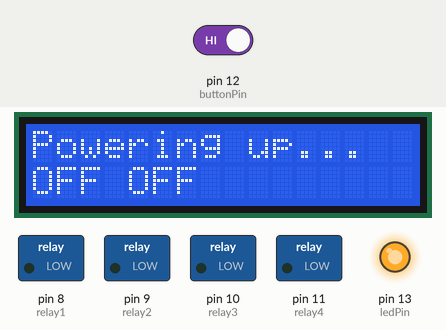
Simulated run of this sketch. Board: Arduino Uno, built with avr-gcc and run on an emulated ATmega328P. Shown: 16×2 character LCD, switched loads named in the sketch (green lamp = pin HIGH), output pins drawn as LEDs (lit = HIGH). The inputs (shaded band) are chosen by the test bench; at power-on: pin 12 (buttonPin) HIGH.

Above: at 2.1 s.
At 5.6 s:
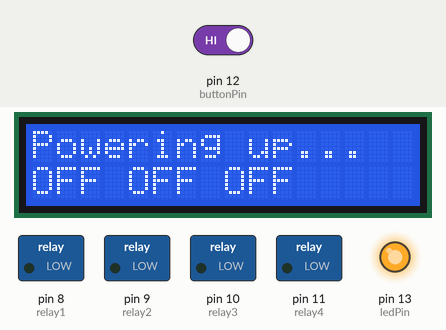
5.7 s: pin 12 (buttonPin) driven HIGH
7.5 s: pin 12 (buttonPin) driven LOW
At 8.9 s:
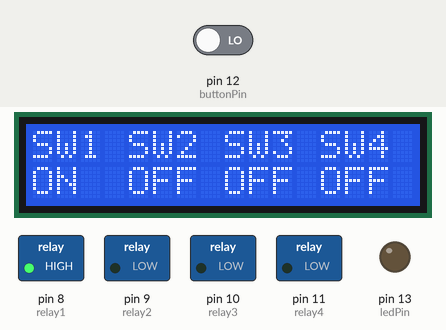
13.5 s: pin 12 (buttonPin) driven HIGH
At 14.4 s:
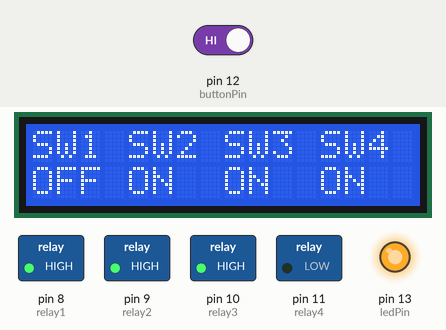
Timing chart, 0 to 20.1 s (numbered marks = the images above; inputs shaded):
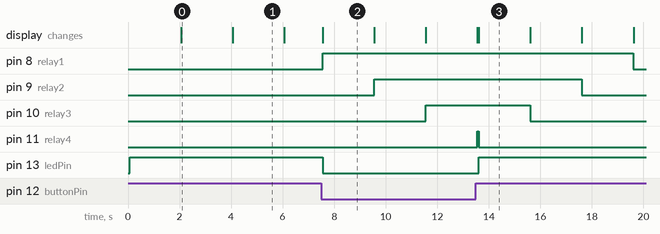

Measured:
- after the input at 7.5 s, pin 8 (relay1): LOW → HIGH after 0.06 s; pin 9 (relay2): LOW → HIGH after 2.1 s; pin 10 (relay3): LOW → HIGH after 4.1 s; pin 13 (ledPin): HIGH → LOW after 0.05 s; the display: changes after 0.06 s (image 2)
- after the input at 13.5 s, pin 8 (relay1): HIGH → LOW after 6.1 s; pin 9 (relay2): HIGH → LOW after 4.1 s; pin 10 (relay3): HIGH → LOW after 2.1 s; pin 13 (ledPin): LOW → HIGH after 0.11 s; the display: first differs from a run without the input after 0.11 s (image 3)
- what the display in image 0 shows lasts 2.0 s, from 2.1 s to 4.1 s

The sketch:

Relay_timmed_with_switch_w_LCD.ino
```cpp
#include <LiquidCrystal.h>

LiquidCrystal lcd(7, 6, 5, 4, 3, 2); // initialize the library with the numbers of the interface pins

const int buttonPin = 12;    // the number of the pushbutton pin
const int ledPin = 13;      // the number of the LED pin
const int relayDelay= 2000; // time to delay between relay startup and shutdown
int relay1 = 8; //relay1 is power-on, Trigger signal-high level is valuable;
int relay2 = 9; // relay2 is power-on, Trigger signal-high level is valuable;
int relay3 = 10;
int relay4 = 11;


// Variables will change:
int ledState = digitalRead(ledPin);         // the current state of the output pin
int buttonState;             // the current reading from the input pin
int lastButtonState = digitalRead(buttonPin);   // the previous reading from the input pin

// the following variables are long's because the time, measured in miliseconds,
// will quickly become a bigger number than can be stored in an int.
long lastDebounceTime = 0;  // the last time the output pin was toggled
long debounceDelay = 50;    // the debounce time; increase if the output flickers

void setup() {
  pinMode(buttonPin, INPUT);
  pinMode(ledPin, OUTPUT);

  pinMode(relay1,OUTPUT); // Define port attributes as output；
  pinMode(relay2,OUTPUT);
  pinMode(relay3,OUTPUT);
  pinMode(relay4,OUTPUT);
  lcd.begin(16, 2);
  // Print a message to the LCD.
  lcd.print("Powering up...");
  // set initial LED state

  digitalWrite(ledPin, ledState);

}

void loop() {
  // read the state of the switch into a local variable:
  int reading = digitalRead(buttonPin);

  // check to see if you just pressed the button
  // (i.e. the input went from LOW to HIGH),  and you've waited
  // long enough since the last press to ignore any noise:

  // If the switch changed, due to noise or pressing:
  if (reading != lastButtonState) {
    // reset the debouncing timer
    lastDebounceTime = millis();
  }

  if ((millis() - lastDebounceTime) > debounceDelay) {
    // whatever the reading is at, it's been there for longer
    // than the debounce delay, so take it as the actual current state:

    // if the button state has changed:
    if (reading != buttonState) {
      buttonState = reading;

     if (buttonState == HIGH) {
        ledState = !ledState;
         digitalWrite(ledPin, ledState);
         lcd.setCursor(0, 1);

        digitalWrite(relay4,LOW);
        if(digitalRead(relay4) == LOW){
           lcd.write("OFF");
           lcd.setCursor(4, 1);
         }
         delay(relayDelay);

        digitalWrite(relay3,LOW);
        if(digitalRead(relay3) == LOW){
           lcd.write("OFF");
           lcd.setCursor(8, 1);
         }
         delay(relayDelay);

       digitalWrite(relay2,LOW);
       if(digitalRead(relay2) == LOW){
           lcd.write("OFF");
           lcd.setCursor(12, 1);
         }
         delay(relayDelay);

        digitalWrite(relay1,LOW);
        if(digitalRead(relay1) == LOW){
           lcd.write("OFF");
         }

       } else if (buttonState == LOW) {
        ledState = !ledState;
         digitalWrite(ledPin, ledState);
        lcd.setCursor(0, 0);
         lcd.write("SW1 SW2 SW3 SW4");
        lcd.setCursor(0, 1);
        digitalWrite(relay1,HIGH);
         if(digitalRead(relay1) == HIGH){
           lcd.write("ON ");
           lcd.setCursor(4, 1);
         }
         delay(relayDelay);

        digitalWrite(relay2,HIGH);
         if(digitalRead(relay2) == HIGH){
           lcd.write("ON ");
           lcd.setCursor(8, 1);
         }
         delay(relayDelay);

        digitalWrite(relay3,HIGH);
           if(digitalRead(relay3) == HIGH){
           lcd.write("ON ");
           lcd.setCursor(12, 1);
         }
         delay(relayDelay);

        digitalWrite(relay4,HIGH);
        if(digitalRead(relay4) == HIGH){
           lcd.write("ON ");
         }
       } //end of if

    }
  }


  lcd.setCursor(0, 0);
  lcd.write("SW1 SW2 SW3 SW4");

  // save the reading.  Next time through the loop,
  // it'll be the lastButtonState:
  lastButtonState = reading;
}
```
